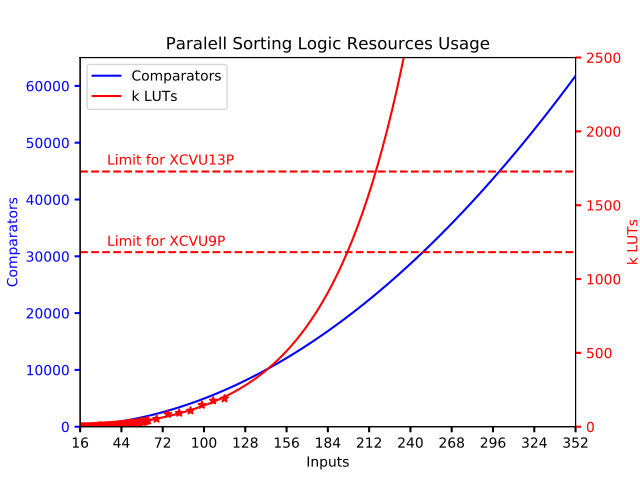

Generate this figure with Python:
import matplotlib.pyplot as plt
import numpy as np
from scipy import interpolate
from scipy import optimize


def make_patch_spines_invisible(ax):
    ax.set_frame_on(True)
    ax.patch.set_visible(False)
    for sp in ax.spines.values():
        sp.set_visible(False)

def exponenial_func(x, a, b, c):
    return a*np.exp(-b*x)+c


# data for plot
N = 352

input = np.arange(2,N+1)
comparators = [i*(i-1)/2 for i in input]
comparators2 = [i*16 for i in input]




LF =[
 [2, 17, 34],
 [3, 58, 50],
 [4, 151, 66],
 [5, 298, 82],
 [6, 442, 98],
 [7, 639, 114],
 [8, 1000, 130],
 [9, 1051, 146],
 [10, 1188, 162],
 [11, 1777, 178],
 [12, 2258, 194],
 [13, 2838, 210],
 [14, 3462, 226],
 [15, 5325, 242],
 [16, 7388, 258],
 [17, 5462, 258],
 [18, 5823, 258],
 [19, 6359, 258],
 [20, 6875, 258],
 [21, 7211, 258],
 [22, 8403, 258],
 [23, 8706, 258],
 [24, 9658, 258],
 [25, 10339, 258],
 [26, 10760, 258],
 [27, 11549, 258],
 [28, 12366, 258],
 [29, 12952, 258],
 [30, 13585, 258],
 [31, 14398, 258],
 [32, 14889, 258],
 [33, 16689, 258],
 [34, 18970, 258],
 [35, 19675, 258],
 [36, 21611, 258],
 [37, 22704, 258],
 [38, 24731, 258],
 [39, 24517, 258],
 [40, 24944, 258],
 [41, 26071, 258],
 [42, 26444, 258],
 [43, 29301, 258],
 [44, 27156, 258],
 [45, 38921, 258],
 [46, 32740, 258],
 [47, 31115, 258],
 [48, 36393, 258],
 [49, 40195, 258],
 [50, 40856, 258],
 # [51, np.NaN, np.NaN],
 # [52, np.NaN, np.NaN],
 # [53, np.NaN, np.NaN],
 # [54, np.NaN, np.NaN],
 # [55, np.NaN, np.NaN],
 [56, 52970, 258],
 # [57, np.NaN, np.NaN],
 # [58, np.NaN, np.NaN],
 # [59, np.NaN, np.NaN],
 # [60, np.NaN, np.NaN],
 # [61, np.NaN, np.NaN],
 # [62, np.NaN, np.NaN],
 # [63, np.NaN, np.NaN],
 [64, 85159, 258],
 # [65, np.NaN, np.NaN],
 # [66, np.NaN, np.NaN],
 # [67, np.NaN, np.NaN],
 # [68, np.NaN, np.NaN],
 # [69, np.NaN, np.NaN],
 # [70, np.NaN, np.NaN],
 # [71, np.NaN, np.NaN],
 [72, 93225, 258],
 # [73, np.NaN, np.NaN],
 # [74, np.NaN, np.NaN],
 # [75, np.NaN, np.NaN],
 # [76, np.NaN, np.NaN],
 # [77, np.NaN, np.NaN],
 # [78, np.NaN, np.NaN],
 # [79, np.NaN, np.NaN],
 [80, 108892, 258],
 # [81, np.NaN, np.NaN],
 # [82, np.NaN, np.NaN],
 # [83, np.NaN, np.NaN],
 # [84, np.NaN, np.NaN],
 # [85, np.NaN, np.NaN],
 # [86, np.NaN, np.NaN],
 # [87, np.NaN, np.NaN],
 [88, 147302, 258],
 # [89, np.NaN, np.NaN],
 # [90, np.NaN, np.NaN],
 # [91, np.NaN, np.NaN],
 # [92, np.NaN, np.NaN],
 # [93, np.NaN, np.NaN],
 # [94, np.NaN, np.NaN],
 # [95, np.NaN, np.NaN],
 [96, 176313, 258],
 # [97, np.NaN, np.NaN],
 # [98, np.NaN, np.NaN],
 # [99, np.NaN, np.NaN],
 # [100, np.NaN, np.NaN],
 # [101, np.NaN, np.NaN],
 # [102, np.NaN, np.NaN],
 # [103, np.NaN, np.NaN],
 [104, 190530, 258],
 # [105, np.NaN, np.NaN],
 # [106, np.NaN, np.NaN],
 # [107, np.NaN, np.NaN],
 # [108, np.NaN, np.NaN],
 # [109, np.NaN, np.NaN],
 # [110, np.NaN, np.NaN],
 # [111, np.NaN, np.NaN],
 # [112, np.NaN, np.NaN],
 # [113, np.NaN, np.NaN],
 # [114, np.NaN, np.NaN],
 # [115, np.NaN, np.NaN],
 # [116, np.NaN, np.NaN],
 # [117, np.NaN, np.NaN],
 # [118, np.NaN, np.NaN],
 # [119, np.NaN, np.NaN],
 # [120, np.NaN, np.NaN],
 # [121, np.NaN, np.NaN],
 # [122, np.NaN, np.NaN],
 # [123, np.NaN, np.NaN],
 # [124, np.NaN, np.NaN],
 # [125, np.NaN, np.NaN],
 # [126, np.NaN, np.NaN],
 # [127, np.NaN, np.NaN],
 # [128, np.NaN, np.NaN],
 # [129, np.NaN, np.NaN],
 # [130, np.NaN, np.NaN],
 # [131, np.NaN, np.NaN],
 # [132, np.NaN, np.NaN],
 # [133, np.NaN, np.NaN],
 # [134, np.NaN, np.NaN],
 # [135, np.NaN, np.NaN],
 # [136, np.NaN, np.NaN],
 # [137, np.NaN, np.NaN],
 # [138, np.NaN, np.NaN],
 # [139, np.NaN, np.NaN],
 # [140, np.NaN, np.NaN],
 # [141, np.NaN, np.NaN],
 # [142, np.NaN, np.NaN],
 # [143, np.NaN, np.NaN],
 # [144, np.NaN, np.NaN],
 # [145, np.NaN, np.NaN],
 # [146, np.NaN, np.NaN],
 # [147, np.NaN, np.NaN],
 # [148, np.NaN, np.NaN],
 # [149, np.NaN, np.NaN],
 # [150, np.NaN, np.NaN],
 # [151, np.NaN, np.NaN],
 # [152, np.NaN, np.NaN],
 # [153, np.NaN, np.NaN],
 # [154, np.NaN, np.NaN],
 # [155, np.NaN, np.NaN],
 # [156, np.NaN, np.NaN],
 # [157, np.NaN, np.NaN],
 # [158, np.NaN, np.NaN],
 # [159, np.NaN, np.NaN],
 # [160, np.NaN, np.NaN],
 # [161, np.NaN, np.NaN],
 # [162, np.NaN, np.NaN],
 # [163, np.NaN, np.NaN],
 # [164, np.NaN, np.NaN],
 # [165, np.NaN, np.NaN],
 # [166, np.NaN, np.NaN],
 # [167, np.NaN, np.NaN],
 # [168, np.NaN, np.NaN],
 # [169, np.NaN, np.NaN],
 # [170, np.NaN, np.NaN],
 # [171, np.NaN, np.NaN],
 # [172, np.NaN, np.NaN],
 # [173, np.NaN, np.NaN],
 # [174, np.NaN, np.NaN],
 # [175, np.NaN, np.NaN],
 # [176, np.NaN, np.NaN],
 # [177, np.NaN, np.NaN],
 # [178, np.NaN, np.NaN],
 # [179, np.NaN, np.NaN],
 # [180, np.NaN, np.NaN],
 # [181, np.NaN, np.NaN],
 # [182, np.NaN, np.NaN],
 # [183, np.NaN, np.NaN],
 # [184, np.NaN, np.NaN],
 # [185, np.NaN, np.NaN],
 # [186, np.NaN, np.NaN],
 # [187, np.NaN, np.NaN],
 # [188, np.NaN, np.NaN],
 # [189, np.NaN, np.NaN],
 # [190, np.NaN, np.NaN],
 # [191, np.NaN, np.NaN],
 # [192, np.NaN, np.NaN],
 # [193, np.NaN, np.NaN],
 # [194, np.NaN, np.NaN],
 # [195, np.NaN, np.NaN],
 # [196, np.NaN, np.NaN],
 # [197, np.NaN, np.NaN],
 # [198, np.NaN, np.NaN],
 # [199, np.NaN, np.NaN],
 # [200, np.NaN, np.NaN],
 # [201, np.NaN, np.NaN],
 # [202, np.NaN, np.NaN],
 # [203, np.NaN, np.NaN],
 # [204, np.NaN, np.NaN],
 # [205, np.NaN, np.NaN],
 # [206, np.NaN, np.NaN],
 # [207, np.NaN, np.NaN],
 # [208, np.NaN, np.NaN],
 # [209, np.NaN, np.NaN],
 # [210, np.NaN, np.NaN],
 # [211, np.NaN, np.NaN],
 # [212, np.NaN, np.NaN],
 # [213, np.NaN, np.NaN],
 # [214, np.NaN, np.NaN],
 # [215, np.NaN, np.NaN],
 # [216, np.NaN, np.NaN],
 # [217, np.NaN, np.NaN],
 # [218, np.NaN, np.NaN],
 # [219, np.NaN, np.NaN],
 # [220, np.NaN, np.NaN],
 # [221, np.NaN, np.NaN],
 # [222, np.NaN, np.NaN],
 # [223, np.NaN, np.NaN],
 # [224, np.NaN, np.NaN],
 # [225, np.NaN, np.NaN],
 # [226, np.NaN, np.NaN],
 # [227, np.NaN, np.NaN],
 # [228, np.NaN, np.NaN],
 # [229, np.NaN, np.NaN],
 # [230, np.NaN, np.NaN],
 # [231, np.NaN, np.NaN],
 # [232, np.NaN, np.NaN],
 # [233, np.NaN, np.NaN],
 # [234, np.NaN, np.NaN],
 # [235, np.NaN, np.NaN],
 # [236, np.NaN, np.NaN],
 # [237, np.NaN, np.NaN],
 # [238, np.NaN, np.NaN],
 # [239, np.NaN, np.NaN],
 # [240, np.NaN, np.NaN],
 # [241, np.NaN, np.NaN],
 # [242, np.NaN, np.NaN],
 # [243, np.NaN, np.NaN],
 # [244, np.NaN, np.NaN],
 # [245, np.NaN, np.NaN],
 # [246, np.NaN, np.NaN],
 # [247, np.NaN, np.NaN],
 # [248, np.NaN, np.NaN],
 # [249, np.NaN, np.NaN],
 # [250, np.NaN, np.NaN],
 # [251, np.NaN, np.NaN],
 # [252, np.NaN, np.NaN],
 # [253, np.NaN, np.NaN],
 # [254, np.NaN, np.NaN],
 # [255, np.NaN, np.NaN],
 # [256, np.NaN, np.NaN],
 # [257, np.NaN, np.NaN],
 # [258, np.NaN, np.NaN],
 # [259, np.NaN, np.NaN],
 # [260, np.NaN, np.NaN],
 # [261, np.NaN, np.NaN],
 # [262, np.NaN, np.NaN],
 # [263, np.NaN, np.NaN],
 # [264, np.NaN, np.NaN],
 # [265, np.NaN, np.NaN],
 # [266, np.NaN, np.NaN],
 # [267, np.NaN, np.NaN],
 # [268, np.NaN, np.NaN],
 # [269, np.NaN, np.NaN],
 # [270, np.NaN, np.NaN],
 # [271, np.NaN, np.NaN],
 # [272, np.NaN, np.NaN],
 # [273, np.NaN, np.NaN],
 # [274, np.NaN, np.NaN],
 # [275, np.NaN, np.NaN],
 # [276, np.NaN, np.NaN],
 # [277, np.NaN, np.NaN],
 # [278, np.NaN, np.NaN],
 # [279, np.NaN, np.NaN],
 # [280, np.NaN, np.NaN],
 # [281, np.NaN, np.NaN],
 # [282, np.NaN, np.NaN],
 # [283, np.NaN, np.NaN],
 # [284, np.NaN, np.NaN],
 # [285, np.NaN, np.NaN],
 # [286, np.NaN, np.NaN],
 # [287, np.NaN, np.NaN],
 # [288, np.NaN, np.NaN],
 # [289, np.NaN, np.NaN],
 # [290, np.NaN, np.NaN],
 # [291, np.NaN, np.NaN],
 # [292, np.NaN, np.NaN],
 # [293, np.NaN, np.NaN],
 # [294, np.NaN, np.NaN],
 # [295, np.NaN, np.NaN],
 # [296, np.NaN, np.NaN],
 # [297, np.NaN, np.NaN],
 # [298, np.NaN, np.NaN],
 # [299, np.NaN, np.NaN],
 # [300, np.NaN, np.NaN],
 # [301, np.NaN, np.NaN],
 # [302, np.NaN, np.NaN],
 # [303, np.NaN, np.NaN],
 # [304, np.NaN, np.NaN],
 # [305, np.NaN, np.NaN],
 # [306, np.NaN, np.NaN],
 # [307, np.NaN, np.NaN],
 # [308, np.NaN, np.NaN],
 # [309, np.NaN, np.NaN],
 # [310, np.NaN, np.NaN],
 # [311, np.NaN, np.NaN],
 # [312, np.NaN, np.NaN],
 # [313, np.NaN, np.NaN],
 # [314, np.NaN, np.NaN],
 # [315, np.NaN, np.NaN],
 # [316, np.NaN, np.NaN],
 # [317, np.NaN, np.NaN],
 # [318, np.NaN, np.NaN],
 # [319, np.NaN, np.NaN],
 # [320, np.NaN, np.NaN],
 # [321, np.NaN, np.NaN],
 # [322, np.NaN, np.NaN],
 # [323, np.NaN, np.NaN],
 # [324, np.NaN, np.NaN],
 # [325, np.NaN, np.NaN],
 # [326, np.NaN, np.NaN],
 # [327, np.NaN, np.NaN],
 # [328, np.NaN, np.NaN],
 # [329, np.NaN, np.NaN],
 # [330, np.NaN, np.NaN],
 # [331, np.NaN, np.NaN],
 # [332, np.NaN, np.NaN],
 # [333, np.NaN, np.NaN],
 # [334, np.NaN, np.NaN],
 # [335, np.NaN, np.NaN],
 # [336, np.NaN, np.NaN],
 # [337, np.NaN, np.NaN],
 # [338, np.NaN, np.NaN],
 # [339, np.NaN, np.NaN],
 # [340, np.NaN, np.NaN],
 # [341, np.NaN, np.NaN],
 # [342, np.NaN, np.NaN],
 # [343, np.NaN, np.NaN],
 # [344, np.NaN, np.NaN],
 # [345, np.NaN, np.NaN],
 # [346, np.NaN, np.NaN],
 # [347, np.NaN, np.NaN],
 # [348, np.NaN, np.NaN],
 # [349, np.NaN, np.NaN],
 # [350, np.NaN, np.NaN],
 # [351, np.NaN, np.NaN],
 # [352, np.NaN, np.NaN],
]

LFT = list(map(list, zip(*LF)))

Comparators = (input, comparators)
Comparators2 = (input, comparators2)
LUTs = (LFT[0], [x/1000 for x in LFT[1]])
FFs = (LFT[0], LFT[2])

# exponential extrapolation LUT
fp = 16 # first point to be considered for fitting
x= LUTs[0]
y= LUTs[1]
popt, pcov = optimize.curve_fit(exponenial_func, x[fp:], y[fp:], p0=(1, 1e-6, 1))
xx = np.linspace(2, 352, 1000)
yy = exponenial_func(xx, *popt)
LUTsi = (xx, yy)
# linear extrapolation FF
f = interpolate.interp1d(FFs[0], FFs[1], fill_value='extrapolate')
FFsi = (input, f(input))

# plotting

xafter2 = 16
xstep = 28

fig, host = plt.subplots()
#fig.subplots_adjust(right=0.75)

par1 = host.twinx()
#par2 = host.twinx()

# Offset the right spine of par2.  The ticks and label have already been
# placed on the right by twinx above.
#par2.spines["right"].set_position(("axes", 1.2))
# Having been created by twinx, par2 has its frame off, so the line of its
# detached spine is invisible.  First, activate the frame but make the patch
# and spines invisible.
#make_patch_spines_invisible(par2)
# Second, show the right spine.
#par2.spines["right"].set_visible(True)

p1, = host.plot(*Comparators, "b-", label="Comparators")
#p1, = host.plot(*Comparators2, "b-", label="Comparators")
p2, = par1.plot([2,352],[1182,1182], "r--",label="k LUTs")
par1.text(16+5, 1225, "Limit for XCVU9P", fontsize=10, fontdict=dict(color='red'))
p2, = par1.plot([2,352],[1728,1728], "r--",label="k LUTs")
par1.text(16+5, 1775, "Limit for XCVU13P", fontsize=10, fontdict=dict(color='red'))
p2, = par1.plot(*LUTs, "r*", label="k LUTs")
p2, = par1.plot(*LUTsi, "r-",label="k LUTs")
#p3, = par2.plot(*FFs, "g^", label="FFs")
#p3, = par2.plot([2,352],[0.00015*2364000,0.00015*2364000], "g--",label="k LUTs")
#par2.text(16+5, 370, "0.015% of XCVU9P", fontsize=10, fontdict=dict(color='green'))
#p3, = par2.plot(*FFsi, "g-", label="FFs")


host.set_xlim(16, 352)
host.set_ylim(0, 65000)
par1.set_ylim(0, 2500)
#par2.set_ylim(1, 1000)

xticks = np.concatenate(([2],np.arange(xafter2,N+1,xstep)))
plt.xticks(xticks,xticks)

host.set_xlabel("Inputs")
host.set_ylabel("Comparators")
par1.set_ylabel("k LUTs")
#par2.set_ylabel("FFs")

host.yaxis.label.set_color(p1.get_color())
par1.yaxis.label.set_color(p2.get_color())
#par2.yaxis.label.set_color(p3.get_color())

tkw = dict(size=4, width=1.5)
host.tick_params(axis='y', colors=p1.get_color(), **tkw)
par1.tick_params(axis='y', colors=p2.get_color(), **tkw)
#par2.tick_params(axis='y', colors=p3.get_color(), **tkw)
host.tick_params(axis='x', **tkw)

#lines = [p1, p2, p3]
lines = [p1, p2]

host.legend(lines, [l.get_label() for l in lines])

plt.title('Paralell Sorting Logic Resources Usage')

#plt.show()

plt.savefig('NumberOfComparatorsAndLUT352.pdf')
